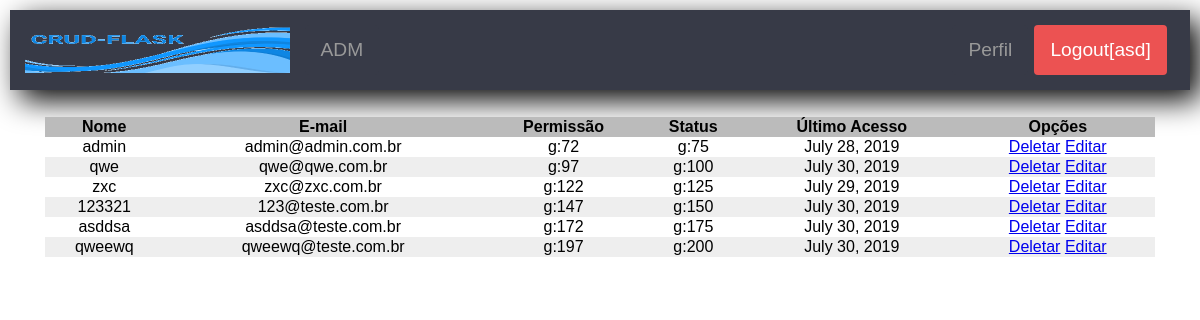
The page /admin (signed in) on the database its author committed.
### app/models.py (models this page shows, shortened)
class User(UserMixin, db.Model):
    id = db.Column(db.Integer, primary_key=True)
    username = db.Column(db.String(64), index=True, unique=True)
    email = db.Column(db.String(120), index=True, unique=True)
    password_hash = db.Column(db.String(128))
    last_seen = db.Column(db.DateTime, default=datetime.utcnow)
    permissions = db.Column(db.String(3))
    status = db.Column(db.String(10))
    cosia = db.relationship('Coisa', backref='QualquerCoisa', lazy='dynamic')

### app/routes.py (the view)
@app.route("/admin", methods=['GET', 'POST'])
@login_required
def admin():
    u = int(current_user.id)
    user = User.query.filter_by(id=u)
    if user[0].permissions != 'admin':
        return redirect(url_for('index'))
    user = User.query.all()
    return render_template('list_users.html', title='Usuarios',
                           users=user)

### app/models.py (called while the page is built)
@login.user_loader
def load_user(id):
    return User.query.get(int(id))

### app/routes.py (called while the page is built)
@app.before_request
def before_request():
    if current_user.is_authenticated:
        current_user.last_seen = datetime.utcnow()
        db.session.commit()
    g.locale = str(get_locale())

### app/templates/list_users.html
{% extends "index.html" %}
{% block content %}
<div style="margin-top: 15px;">
    <table>
        <thead>
            <tr>
                <th>Nome</th>
                <th>E-mail</th>
                <th>Permissão</th>
                <th>Status</th>
                <th>Último Acesso</th>
                <th>Opções</th>
            </tr>
        </thead>
    <tbody>
        {% for u in users %}
        {% if u.username != current_user.username %}
        <tr>
            <td>{{u.username}}</td>
            <td>{{u.email}}</td>
            <td class="permissao">{{u.permissions}}</td>
            <td class="td_status">{{u.status}}</td>
            <td>{{ moment(u.last_seen).format('LL') }}</td>
            <td>
                <a href="{{ url_for('delete_myuser', myuser=u.username) }}">Deletar</a>
                <a href="{{ url_for('edit_user', user=u.username) }}">Editar</a>
            </td>
        </tr>
        {% endif %}
        {% endfor %}
    </tbody>
    </table>
</div>
{% endblock %}

### app/templates/index.html (shortened to what this page needs)
<!DOCTYPE html>
<html lang="pt-br">
<head>
        <link href="https://maxcdn.bootstrapcdn.com/font-awesome/4.7.0/css/font-awesome.min.css" rel="stylesheet">
    <link rel="stylesheet" href="{{ url_for('static', filename='css/crf.css')}}">
</head>
<body>
    <header class="cabecalho">
        <div class="logo">
            <a href="{{ url_for('index')}}">
                <img src="{{url_for('static', filename='img/logo_flask.png')}}" alt="Logo" />
            </a>
        </div>
        {% if current_user.is_anonymous %}
            <aside class="lateral">
                <a href="{{ url_for('login') }}" class="btn-blue">Fazer login</a>
                <a href="{{ url_for('register') }}" class="botao btn-red">Cadastrar-se</a>
            </aside>
        {% elif current_user.permissions == 'admin' %}
        <nav class="menu">
            <ul>
                <li>
                    <a href="{{ url_for('admin') }}" class="btn">ADM</a>
                </li>
        </nav>
        {% endif %}
        {% if not current_user.is_anonymous %}
        <aside class="lateral">
            <a href="{{ url_for('user', username=current_user.username) }}" class="btn">Perfil</a>
            <a href="{{ url_for('logout') }}" class="btn-red botao">{{ _('Logout')}}[{{(current_user.username)}}]</a>
        </aside>
        {% endif %}
    </header>
    <div class="centro">
        {% block content %}{% endblock %}
    </div>
</body>
</html>

### app/static/css/crf.css (style rules this page uses)
body { margin: 10px; font-family: sans-serif; }
.cabecalho { background: #373a47; box-shadow: 10px 10px 30px 0px rgba(0,0,0,1); height: 80px; }
.cabecalho a { text-decoration: none; font-size: 1.2em; padding: 10px 15px; }
.logo img { height: 50px; }
.menu ul { list-style: none; margin: 0; padding: 0; }
.btn { color: #999; background: #373a47; display: inline-block; margin-bottom: 0; font-weight: 400; text-align: center; white-space: nowrap; vertical-align: middle; border: 1px solid transparent; padding: 6px 12px; font-size: 14px; line-height: 1.42857143; border-radius: 4px; background-image: none; font-size: 1.2em; }
.btn-red { color: #fff; background: #ec5252; display: inline-block; margin-bottom: 0; font-weight: 400; text-align: center; white-space: nowrap; vertical-align: middle; border: 1px solid transparent; padding: 6px 12px; font-size: 14px; line-height: 1.42857143; border-radius: 4px; background-image: none; font-size: 1.2em; }
.centro { padding: 1% 3%; }
table { border-collapse: collapse; width: 100%; position: center; }
thead { background: #ccc repeat-x left center; }
th { background: #bbb; }
tr { text-align: center; }
tr:nth-child(even) { background-color: #eee; }
.cabecalho { display: flex; align-items: center; justify-content: space-between; }
.menu { flex-grow: 10; }
.menu ul { display: flex; }
.lateral { display: flex; padding-right: 2.5%; }
.lateral a { margin-right: 3%; }

### rows shown on the page
User: username "asd"
User: username "admin", email "admin@admin.com.br", last_seen "July 28, 2019"
User: username "qwe", email "qwe@qwe.com.br", last_seen "July 30, 2019"
User: username "zxc", email "zxc@zxc.com.br", last_seen "July 29, 2019"
User: username "123321", email "123@teste.com.br", last_seen "July 30, 2019"
User: username "asddsa", email "asddsa@teste.com.br", last_seen "July 30, 2019"
User: username "qweewq", email "qweewq@teste.com.br", last_seen "July 30, 2019"
